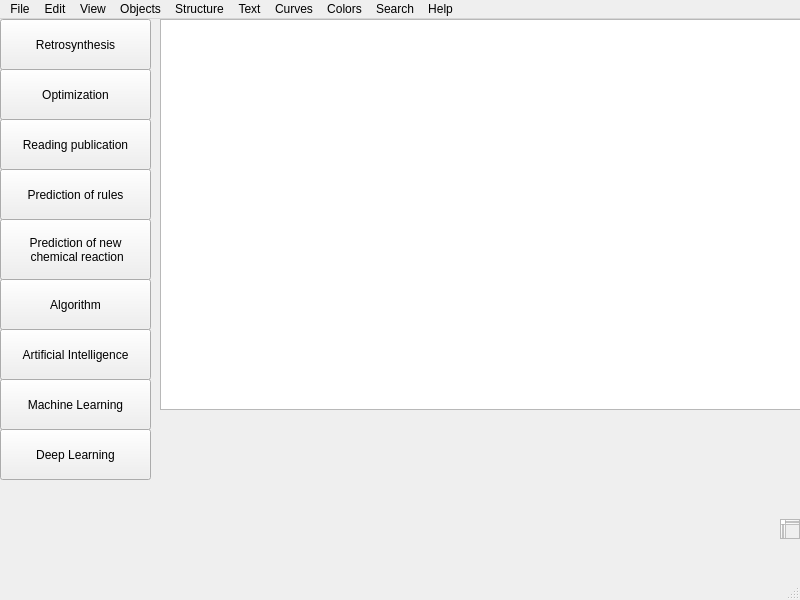
<?xml version="1.0" encoding="UTF-8"?>
<ui version="4.0">
 <class>MainWindow</class>
 <widget class="QMainWindow" name="MainWindow">
  <property name="geometry">
   <rect>
    <x>0</x>
    <y>0</y>
    <width>800</width>
    <height>600</height>
   </rect>
  </property>
  <property name="windowTitle">
   <string>MainWindow</string>
  </property>
  <widget class="QWidget" name="centralwidget">
   <widget class="QPushButton" name="pushButton">
    <property name="geometry">
     <rect>
      <x>0</x>
      <y>0</y>
      <width>151</width>
      <height>51</height>
     </rect>
    </property>
    <property name="text">
     <string>Retrosynthesis</string>
    </property>
   </widget>
   <widget class="QPushButton" name="pushButton_3">
    <property name="geometry">
     <rect>
      <x>0</x>
      <y>50</y>
      <width>151</width>
      <height>51</height>
     </rect>
    </property>
    <property name="text">
     <string>Optimization</string>
    </property>
   </widget>
   <widget class="QPushButton" name="pushButton_2">
    <property name="geometry">
     <rect>
      <x>0</x>
      <y>100</y>
      <width>151</width>
      <height>51</height>
     </rect>
    </property>
    <property name="text">
     <string>Reading publication</string>
    </property>
   </widget>
   <widget class="QPushButton" name="pushButton_4">
    <property name="geometry">
     <rect>
      <x>0</x>
      <y>150</y>
      <width>151</width>
      <height>51</height>
     </rect>
    </property>
    <property name="text">
     <string>Prediction of rules</string>
    </property>
   </widget>
   <widget class="QPushButton" name="pushButton_5">
    <property name="geometry">
     <rect>
      <x>0</x>
      <y>200</y>
      <width>151</width>
      <height>61</height>
     </rect>
    </property>
    <property name="text">
     <string>Prediction of new 
 chemical reaction</string>
    </property>
   </widget>
   <widget class="QPushButton" name="pushButton_6">
    <property name="geometry">
     <rect>
      <x>0</x>
      <y>260</y>
      <width>151</width>
      <height>51</height>
     </rect>
    </property>
    <property name="text">
     <string>Algorithm</string>
    </property>
   </widget>
   <widget class="QPushButton" name="pushButton_7">
    <property name="geometry">
     <rect>
      <x>0</x>
      <y>310</y>
      <width>151</width>
      <height>51</height>
     </rect>
    </property>
    <property name="text">
     <string>Artificial Intelligence</string>
    </property>
   </widget>
   <widget class="QPushButton" name="pushButton_8">
    <property name="geometry">
     <rect>
      <x>0</x>
      <y>360</y>
      <width>151</width>
      <height>51</height>
     </rect>
    </property>
    <property name="text">
     <string>Machine Learning</string>
    </property>
   </widget>
   <widget class="QPushButton" name="pushButton_9">
    <property name="geometry">
     <rect>
      <x>0</x>
      <y>410</y>
      <width>151</width>
      <height>51</height>
     </rect>
    </property>
    <property name="text">
     <string>Deep Learning</string>
    </property>
   </widget>
   <widget class="QTextEdit" name="textEdit">
    <property name="geometry">
     <rect>
      <x>780</x>
      <y>500</y>
      <width>20</width>
      <height>20</height>
     </rect>
    </property>
   </widget>
   <widget class="QTextEdit" name="textEdit_2">
    <property name="geometry">
     <rect>
      <x>160</x>
      <y>0</y>
      <width>641</width>
      <height>391</height>
     </rect>
    </property>
   </widget>
  </widget>
  <widget class="QMenuBar" name="menubar">
   <property name="geometry">
    <rect>
     <x>0</x>
     <y>0</y>
     <width>800</width>
     <height>21</height>
    </rect>
   </property>
   <widget class="QMenu" name="menuNew_Document">
    <property name="title">
     <string>File</string>
    </property>
    <addaction name="actionOpen"/>
    <addaction name="separator"/>
    <addaction name="actionNew_Document"/>
    <addaction name="separator"/>
    <addaction name="actionOpen_Style_Sheets"/>
    <addaction name="separator"/>
    <addaction name="actionOpen_Templates"/>
    <addaction name="separator"/>
    <addaction name="actionOpen_samples"/>
    <addaction name="separator"/>
    <addaction name="actionClose"/>
    <addaction name="separator"/>
    <addaction name="actionSave_Style_Sheets"/>
    <addaction name="separator"/>
    <addaction name="actionSave_As"/>
    <addaction name="separator"/>
    <addaction name="actionRevert"/>
    <addaction name="separator"/>
    <addaction name="actionRun_Script"/>
    <addaction name="separator"/>
    <addaction name="actionPage_Setup"/>
    <addaction name="separator"/>
    <addaction name="actionPrint"/>
    <addaction name="separator"/>
    <addaction name="actionDocument_Setting"/>
    <addaction name="separator"/>
    <addaction name="actionDocument_Annoatations"/>
    <addaction name="separator"/>
    <addaction name="actionApply_Document_Settings"/>
    <addaction name="separator"/>
    <addaction name="separator"/>
    <addaction name="actionExit"/>
    <addaction name="separator"/>
   </widget>
   <widget class="QMenu" name="menuEdit">
    <property name="title">
     <string>Edit</string>
    </property>
    <addaction name="separator"/>
    <addaction name="separator"/>
    <addaction name="actionUndo"/>
    <addaction name="separator"/>
    <addaction name="actionRedo"/>
    <addaction name="separator"/>
    <addaction name="actionCut"/>
    <addaction name="separator"/>
    <addaction name="actionCopy"/>
    <addaction name="separator"/>
    <addaction name="actionPaste"/>
    <addaction name="separator"/>
    <addaction name="actionPaste_Special"/>
    <addaction name="separator"/>
    <addaction name="actionClear"/>
    <addaction name="separator"/>
    <addaction name="actionSelect_All"/>
    <addaction name="separator"/>
    <addaction name="actionRepeat_General_Show"/>
    <addaction name="separator"/>
    <addaction name="actionToolbar"/>
    <addaction name="separator"/>
    <addaction name="actionRepeat"/>
    <addaction name="separator"/>
    <addaction name="actionInsert_Files"/>
    <addaction name="separator"/>
    <addaction name="actionInsert_Objects"/>
    <addaction name="separator"/>
    <addaction name="actionObject"/>
   </widget>
   <widget class="QMenu" name="menuView">
    <property name="title">
     <string>View</string>
    </property>
    <widget class="QMenu" name="menuShow">
     <property name="title">
      <string>Show </string>
     </property>
     <widget class="QMenu" name="menuShow_Algorithm_Toolbar">
      <property name="title">
       <string>Show Algorithm Toolbar</string>
      </property>
      <addaction name="separator"/>
      <addaction name="actionArtificial_Intelligence"/>
      <addaction name="separator"/>
      <addaction name="actionMachine_Learning"/>
      <addaction name="separator"/>
      <addaction name="actionDeep_Learning"/>
      <addaction name="separator"/>
      <addaction name="actionNeural_Network"/>
      <addaction name="separator"/>
      <addaction name="actionFuzzy_Logic"/>
     </widget>
     <addaction name="actionShow_Rulers_2"/>
     <addaction name="separator"/>
     <addaction name="actionShow_Main_Toolbar_2"/>
     <addaction name="separator"/>
     <addaction name="actionShow_BioToolbar"/>
     <addaction name="separator"/>
     <addaction name="actionShow_General_Toolbar_2"/>
     <addaction name="separator"/>
     <addaction name="actionShow_StyleToolbar"/>
     <addaction name="separator"/>
     <addaction name="actionShow_Object_Toolbar_2"/>
     <addaction name="separator"/>
     <addaction name="actionShow_Analysis_Toolbar_2"/>
     <addaction name="separator"/>
     <addaction name="actionShow_Chemical_Analysis_Toolbar_2"/>
     <addaction name="separator"/>
     <addaction name="actionShow_Retrosynthesis_Toolbar_2"/>
     <addaction name="separator"/>
     <addaction name="actionShow_Folding_Unfolding_of_chemical_bonds_Toolbar"/>
     <addaction name="separator"/>
     <addaction name="actionShow_intermolecular_and_Intramolecular_interactions"/>
     <addaction name="separator"/>
     <addaction name="actionShow_Reaction_Prediction_Toolbar"/>
     <addaction name="separator"/>
     <addaction name="menuShow_Algorithm_Toolbar"/>
     <addaction name="separator"/>
     <addaction name="actionShow_Data_visualisation_Toolbar"/>
    </widget>
    <widget class="QMenu" name="menuDatabase">
     <property name="title">
      <string>Database</string>
     </property>
     <addaction name="separator"/>
     <addaction name="actionShow_Database_Link_Window_3"/>
     <addaction name="separator"/>
     <addaction name="actionShow_Chemical_Properties_Window_3"/>
     <addaction name="separator"/>
     <addaction name="actionShow_Character_Map_Window_2"/>
     <addaction name="separator"/>
     <addaction name="actionShow_info_Window"/>
    </widget>
    <widget class="QMenu" name="menuSize">
     <property name="title">
      <string>Size</string>
     </property>
     <addaction name="separator"/>
     <addaction name="actionActual_Size"/>
     <addaction name="separator"/>
     <addaction name="actionShow_Document"/>
     <addaction name="separator"/>
     <addaction name="actionMagnify_2"/>
     <addaction name="separator"/>
     <addaction name="actionReduce_2"/>
    </widget>
    <addaction name="menuShow"/>
    <addaction name="separator"/>
    <addaction name="separator"/>
    <addaction name="menuDatabase"/>
    <addaction name="separator"/>
    <addaction name="separator"/>
    <addaction name="menuSize"/>
   </widget>
   <widget class="QMenu" name="menuObjects">
    <property name="title">
     <string>Objects</string>
    </property>
   </widget>
   <widget class="QMenu" name="menuStructure">
    <property name="title">
     <string>Structure</string>
    </property>
    <widget class="QMenu" name="menuCheck_Structure">
     <property name="title">
      <string>Check Structure</string>
     </property>
     <addaction name="actionClean_Up_Structure"/>
     <addaction name="actionClean_Up_Structure_2"/>
     <addaction name="actionConvert_Name_to_Structure"/>
    </widget>
    <widget class="QMenu" name="menuProperties">
     <property name="title">
      <string>Properties</string>
     </property>
     <addaction name="actionAtom_Properties_2"/>
     <addaction name="actionBond_Properties_2"/>
     <addaction name="actionBracket_Properties_2"/>
    </widget>
    <widget class="QMenu" name="menuLabel">
     <property name="title">
      <string>Label</string>
     </property>
     <addaction name="actionExpand_label"/>
     <addaction name="actionContract_Label"/>
     <addaction name="actionExpand_Generic"/>
    </widget>
    <widget class="QMenu" name="menuStructure_2">
     <property name="title">
      <string>Structure</string>
     </property>
     <addaction name="actionAdd_Multi_Centre_Attachment"/>
     <addaction name="actionAdd_Variable_Attachment"/>
     <addaction name="actionEnhanced_Stereochemistry"/>
    </widget>
    <widget class="QMenu" name="menuMap">
     <property name="title">
      <string>Map</string>
     </property>
     <addaction name="actionMap_Reaction_Atoms"/>
     <addaction name="actionClear_Reaction_Map"/>
    </widget>
    <addaction name="menuProperties"/>
    <addaction name="separator"/>
    <addaction name="menuCheck_Structure"/>
    <addaction name="separator"/>
    <addaction name="menuLabel"/>
    <addaction name="separator"/>
    <addaction name="menuStructure_2"/>
    <addaction name="separator"/>
    <addaction name="menuMap"/>
   </widget>
   <widget class="QMenu" name="menuText">
    <property name="title">
     <string>Text</string>
    </property>
    <addaction name="actionFlush_left"/>
    <addaction name="separator"/>
    <addaction name="actionCentre"/>
    <addaction name="separator"/>
    <addaction name="actionFlush_right"/>
    <addaction name="separator"/>
    <addaction name="actionJustified"/>
    <addaction name="separator"/>
    <addaction name="actionAutomatic_Justification"/>
    <addaction name="separator"/>
    <addaction name="actionPlain"/>
    <addaction name="separator"/>
    <addaction name="actionBold"/>
    <addaction name="separator"/>
    <addaction name="actionItalic"/>
    <addaction name="separator"/>
    <addaction name="actionUndefine"/>
    <addaction name="separator"/>
    <addaction name="actionFormula"/>
    <addaction name="separator"/>
    <addaction name="actionSubscript_selected_character"/>
    <addaction name="separator"/>
    <addaction name="actionAdds_a_degree_sign"/>
   </widget>
   <widget class="QMenu" name="menuCurves">
    <property name="title">
     <string>Curves</string>
    </property>
   </widget>
   <widget class="QMenu" name="menuColors">
    <property name="title">
     <string>Colors</string>
    </property>
   </widget>
   <widget class="QMenu" name="menuSearch">
    <property name="title">
     <string>Search</string>
    </property>
   </widget>
   <widget class="QMenu" name="menuHelp">
    <property name="title">
     <string>Help</string>
    </property>
   </widget>
   <addaction name="menuNew_Document"/>
   <addaction name="menuEdit"/>
   <addaction name="menuView"/>
   <addaction name="menuObjects"/>
   <addaction name="menuStructure"/>
   <addaction name="menuText"/>
   <addaction name="menuCurves"/>
   <addaction name="menuColors"/>
   <addaction name="menuSearch"/>
   <addaction name="menuHelp"/>
  </widget>
  <widget class="QStatusBar" name="statusbar"/>
  <action name="actionOpen">
   <property name="text">
    <string>Open</string>
   </property>
   <property name="shortcut">
    <string>Ctrl+O</string>
   </property>
  </action>
  <action name="actionNew_Document">
   <property name="text">
    <string>New Document</string>
   </property>
   <property name="shortcut">
    <string>Ctrl+N</string>
   </property>
  </action>
  <action name="actionOpen_Style_Sheets">
   <property name="text">
    <string>Open Style Sheets</string>
   </property>
  </action>
  <action name="actionOpen_Templates">
   <property name="text">
    <string>Open Templates</string>
   </property>
  </action>
  <action name="actionOpen_samples">
   <property name="text">
    <string>Open samples</string>
   </property>
  </action>
  <action name="actionClose">
   <property name="text">
    <string>Close</string>
   </property>
   <property name="shortcut">
    <string>Ctrl+W</string>
   </property>
  </action>
  <action name="actionSave_Style_Sheets">
   <property name="text">
    <string>Save Style Sheets</string>
   </property>
   <property name="shortcut">
    <string>Ctrl+S</string>
   </property>
  </action>
  <action name="actionSave_As">
   <property name="text">
    <string>Save As</string>
   </property>
  </action>
  <action name="actionRevert">
   <property name="text">
    <string>Revert</string>
   </property>
  </action>
  <action name="actionRun_Script">
   <property name="text">
    <string>Run Script</string>
   </property>
  </action>
  <action name="actionPage_Setup">
   <property name="text">
    <string>Page Setup</string>
   </property>
  </action>
  <action name="actionPrint">
   <property name="text">
    <string>Print</string>
   </property>
  </action>
  <action name="actionDocument_Setting">
   <property name="text">
    <string>Document Settings</string>
   </property>
  </action>
  <action name="actionDocument_Annoatations">
   <property name="text">
    <string>Document Annoatations</string>
   </property>
  </action>
  <action name="actionApply_Document_Settings">
   <property name="text">
    <string>Apply Document Settings</string>
   </property>
  </action>
  <action name="actionPreferences">
   <property name="text">
    <string>Preferences</string>
   </property>
  </action>
  <action name="actionExit">
   <property name="text">
    <string>Exit</string>
   </property>
  </action>
  <action name="actionWindow_Background">
   <property name="text">
    <string>Window Background</string>
   </property>
  </action>
  <action name="actionUndo">
   <property name="icon">
    <iconset resource="Resource.qrc">
     <normaloff>:/rec/img/undo.png</normaloff>:/rec/img/undo.png</iconset>
   </property>
   <property name="text">
    <string>Undo</string>
   </property>
  </action>
  <action name="actionRedo">
   <property name="icon">
    <iconset resource="Resource.qrc">
     <normaloff>:/rec/img/redo.png</normaloff>:/rec/img/redo.png</iconset>
   </property>
   <property name="text">
    <string>Redo</string>
   </property>
  </action>
  <action name="actionCut">
   <property name="text">
    <string>Cut</string>
   </property>
  </action>
  <action name="actionCopy">
   <property name="text">
    <string>Copy</string>
   </property>
  </action>
  <action name="actionPaste">
   <property name="text">
    <string>Paste</string>
   </property>
  </action>
  <action name="actionPaste_Special">
   <property name="text">
    <string>Paste Special</string>
   </property>
  </action>
  <action name="actionClear">
   <property name="text">
    <string>Clear</string>
   </property>
  </action>
  <action name="actionSelect_All">
   <property name="text">
    <string>Select All</string>
   </property>
  </action>
  <action name="actionRepeat_General_Show">
   <property name="text">
    <string>Repeat General Show</string>
   </property>
  </action>
  <action name="actionToolbar">
   <property name="text">
    <string>Toolbar</string>
   </property>
  </action>
  <action name="actionRepeat">
   <property name="text">
    <string>Repeat</string>
   </property>
  </action>
  <action name="actionInsert_Files">
   <property name="text">
    <string>Insert Files</string>
   </property>
  </action>
  <action name="actionInsert_Objects">
   <property name="text">
    <string>Insert Objects</string>
   </property>
  </action>
  <action name="actionObject">
   <property name="text">
    <string>Object</string>
   </property>
  </action>
  <action name="actionShow_Main_Toolbar">
   <property name="text">
    <string>Show Main Toolbar</string>
   </property>
  </action>
  <action name="actionShow_Biotoolbar">
   <property name="text">
    <string>Show Biotoolbar</string>
   </property>
  </action>
  <action name="actionShow_General_Toolbar">
   <property name="text">
    <string>Show General Toolbar</string>
   </property>
  </action>
  <action name="actionShow_Style_Toolbar">
   <property name="text">
    <string>Show Style Toolbar</string>
   </property>
  </action>
  <action name="actionShow_Object_Toolbar">
   <property name="text">
    <string>Show Object Toolbar</string>
   </property>
  </action>
  <action name="actionShow_Analysis_Toolbar">
   <property name="text">
    <string>Show Analysis Toolbar</string>
   </property>
  </action>
  <action name="actionShow_Chemical_Analysis_Toolbar">
   <property name="text">
    <string>Show Chemical Analysis Toolbar</string>
   </property>
  </action>
  <action name="actionShow_Retrosynthesis_Toolbar">
   <property name="text">
    <string>Show Retrosynthesis Toolbar</string>
   </property>
  </action>
  <action name="actionShow_folding_unfolding_of_chemical_bonds_Toolbar">
   <property name="text">
    <string>Show folding/unfolding of chemical-bonds Toolbar</string>
   </property>
  </action>
  <action name="actionShow_intermolecular_and_intramolecular_interactions">
   <property name="text">
    <string>Show intermolecular and intramolecular interactions</string>
   </property>
  </action>
  <action name="actionShow_Reaction_PredictionToolbar">
   <property name="text">
    <string>Show Reaction PredictionToolbar</string>
   </property>
  </action>
  <action name="actionShow_Algorithms_Toolbar">
   <property name="text">
    <string>Show Algorithms Toolbar</string>
   </property>
  </action>
  <action name="actionShow_Datavisualisation_Toolbar">
   <property name="text">
    <string>Show Datavisualisation Toolbar</string>
   </property>
  </action>
  <action name="actionShow_Database_Link_Window">
   <property name="text">
    <string>Show Database Link Window</string>
   </property>
  </action>
  <action name="actionShow_Chemical_Properties_Window">
   <property name="text">
    <string>Show Chemical Properties Window</string>
   </property>
  </action>
  <action name="actionShow_Info_Window">
   <property name="text">
    <string>Show Info Window </string>
   </property>
  </action>
  <action name="actionActual_size">
   <property name="text">
    <string>Actual size</string>
   </property>
  </action>
  <action name="actionShow_document">
   <property name="text">
    <string>Show document</string>
   </property>
  </action>
  <action name="actionMagnify">
   <property name="text">
    <string>Magnify</string>
   </property>
  </action>
  <action name="actionReduce">
   <property name="text">
    <string>Reduce</string>
   </property>
  </action>
  <action name="actionShow_Database_Link_Window_2">
   <property name="text">
    <string>Show Database Link Window</string>
   </property>
  </action>
  <action name="actionShow_Chemical_Properties_Window_2">
   <property name="text">
    <string>Show Chemical Properties Window</string>
   </property>
  </action>
  <action name="actionShow_Character_Map_Window">
   <property name="text">
    <string>Show Character Map Window</string>
   </property>
  </action>
  <action name="actionShow_Rulers_2">
   <property name="text">
    <string>Show Rulers</string>
   </property>
  </action>
  <action name="actionShow_Main_Toolbar_2">
   <property name="text">
    <string>Show Main Toolbar</string>
   </property>
  </action>
  <action name="actionShow_BioToolbar">
   <property name="text">
    <string>Show BioToolbar</string>
   </property>
  </action>
  <action name="actionShow_General_Toolbar_2">
   <property name="text">
    <string>Show General Toolbar</string>
   </property>
  </action>
  <action name="actionShow_StyleToolbar">
   <property name="text">
    <string>Show StyleToolbar</string>
   </property>
  </action>
  <action name="actionShow_Object_Toolbar_2">
   <property name="text">
    <string>Show Object Toolbar</string>
   </property>
  </action>
  <action name="actionShow_Analysis_Toolbar_2">
   <property name="text">
    <string>Show Analysis Toolbar</string>
   </property>
  </action>
  <action name="actionShow_Chemical_Analysis_Toolbar_2">
   <property name="text">
    <string>Show Chemical Analysis Toolbar</string>
   </property>
  </action>
  <action name="actionShow_Retrosynthesis_Toolbar_2">
   <property name="text">
    <string>Show Retrosynthesis Toolbar</string>
   </property>
  </action>
  <action name="actionShow_Folding_Unfolding_of_chemical_bonds_Toolbar">
   <property name="text">
    <string>Show Folding/Unfolding of chemical-bonds Toolbar</string>
   </property>
  </action>
  <action name="actionShow_intermolecular_and_Intramolecular_interactions">
   <property name="text">
    <string>Show intermolecular and Intramolecular interactions</string>
   </property>
  </action>
  <action name="actionShow_Reaction_Prediction_Toolbar">
   <property name="text">
    <string>Show Reaction Prediction Toolbar</string>
   </property>
  </action>
  <action name="actionShow_Data_visualisation_Toolbar">
   <property name="text">
    <string>Show Data visualisation Toolbar</string>
   </property>
  </action>
  <action name="actionArtificial_Intelligence">
   <property name="text">
    <string>Artificial Intelligence</string>
   </property>
  </action>
  <action name="actionMachine_Learning">
   <property name="text">
    <string>Machine Learning</string>
   </property>
  </action>
  <action name="actionDeep_Learning">
   <property name="text">
    <string>Deep Learning</string>
   </property>
  </action>
  <action name="actionNeural_Network">
   <property name="text">
    <string>Neural Network</string>
   </property>
  </action>
  <action name="actionFuzzy_Logic">
   <property name="text">
    <string>Fuzzy Logic</string>
   </property>
  </action>
  <action name="actionShow_Database_Link_Window_3">
   <property name="text">
    <string>Show Database Link Window</string>
   </property>
  </action>
  <action name="actionShow_Chemical_Properties_Window_3">
   <property name="text">
    <string>Show Chemical Properties Window</string>
   </property>
  </action>
  <action name="actionShow_Character_Map_Window_2">
   <property name="text">
    <string>Show Character Map Window</string>
   </property>
  </action>
  <action name="actionShow_info_Window">
   <property name="text">
    <string>Show info Window</string>
   </property>
  </action>
  <action name="actionActual_Size">
   <property name="text">
    <string>Actual Size</string>
   </property>
  </action>
  <action name="actionShow_Document">
   <property name="text">
    <string>Show Document</string>
   </property>
  </action>
  <action name="actionMagnify_2">
   <property name="text">
    <string>Magnify</string>
   </property>
  </action>
  <action name="actionReduce_2">
   <property name="text">
    <string>Reduce</string>
   </property>
  </action>
  <action name="actionBond_Properties">
   <property name="text">
    <string>Bond Properties</string>
   </property>
  </action>
  <action name="actionBracket_Properties">
   <property name="text">
    <string>Bracket Properties</string>
   </property>
  </action>
  <action name="actionClean_Up_Structure">
   <property name="text">
    <string>Check Structures</string>
   </property>
  </action>
  <action name="actionClean_Up_Structure_2">
   <property name="text">
    <string>Clean Up Structure</string>
   </property>
  </action>
  <action name="actionConvert_Name_to_Structure">
   <property name="text">
    <string>Convert Name to Structure</string>
   </property>
  </action>
  <action name="actionAtom_Properties_2">
   <property name="text">
    <string>Atom Properties</string>
   </property>
  </action>
  <action name="actionBond_Properties_2">
   <property name="text">
    <string>Bond Properties</string>
   </property>
  </action>
  <action name="actionBracket_Properties_2">
   <property name="text">
    <string>Bracket Properties</string>
   </property>
  </action>
  <action name="actionExpand_label">
   <property name="text">
    <string>Expand Label</string>
   </property>
  </action>
  <action name="actionContract_Label">
   <property name="text">
    <string>Contract Label</string>
   </property>
  </action>
  <action name="actionExpand_Generic">
   <property name="text">
    <string>Expand Generic</string>
   </property>
  </action>
  <action name="actionAdd_Multi_Centre_Attachment">
   <property name="text">
    <string>Add Multi Centre Attachment</string>
   </property>
  </action>
  <action name="actionAdd_Variable_Attachment">
   <property name="text">
    <string>Add Variable Attachment</string>
   </property>
  </action>
  <action name="actionEnhanced_Stereochemistry">
   <property name="text">
    <string>Enhanced Stereochemistry</string>
   </property>
  </action>
  <action name="actionMap_Reaction_Atoms">
   <property name="text">
    <string>Map Reaction Atoms</string>
   </property>
  </action>
  <action name="actionClear_Reaction_Map">
   <property name="text">
    <string>Clear Reaction Map</string>
   </property>
  </action>
  <action name="actionFlush_left">
   <property name="text">
    <string>Flush left</string>
   </property>
  </action>
  <action name="actionCentre">
   <property name="text">
    <string>Centre</string>
   </property>
  </action>
  <action name="actionFlush_right">
   <property name="text">
    <string>Flush right</string>
   </property>
  </action>
  <action name="actionJustified">
   <property name="text">
    <string>Justified</string>
   </property>
  </action>
  <action name="actionAutomatic_Justification">
   <property name="text">
    <string>Automatic Justification</string>
   </property>
  </action>
  <action name="actionPlain">
   <property name="text">
    <string>Plain</string>
   </property>
  </action>
  <action name="actionBold">
   <property name="icon">
    <iconset resource="Resource.qrc">
     <normaloff>:/rec/img/bold.png</normaloff>:/rec/img/bold.png</iconset>
   </property>
   <property name="text">
    <string>Bold</string>
   </property>
  </action>
  <action name="actionItalic">
   <property name="icon">
    <iconset resource="Resource.qrc">
     <normaloff>:/rec/img/italic.png</normaloff>:/rec/img/italic.png</iconset>
   </property>
   <property name="text">
    <string>Italic</string>
   </property>
  </action>
  <action name="actionUndefine">
   <property name="text">
    <string>Undefine</string>
   </property>
  </action>
  <action name="actionFormula">
   <property name="text">
    <string>Formula</string>
   </property>
  </action>
  <action name="actionSubscript_selected_character">
   <property name="text">
    <string>Subscript selected character</string>
   </property>
  </action>
  <action name="actionAdds_a_degree_sign">
   <property name="text">
    <string>Adds a degree sign</string>
   </property>
  </action>
 </widget>
 <resources>
  <include location="Resource.qrc"/>
 </resources>
 <connections/>
</ui>
